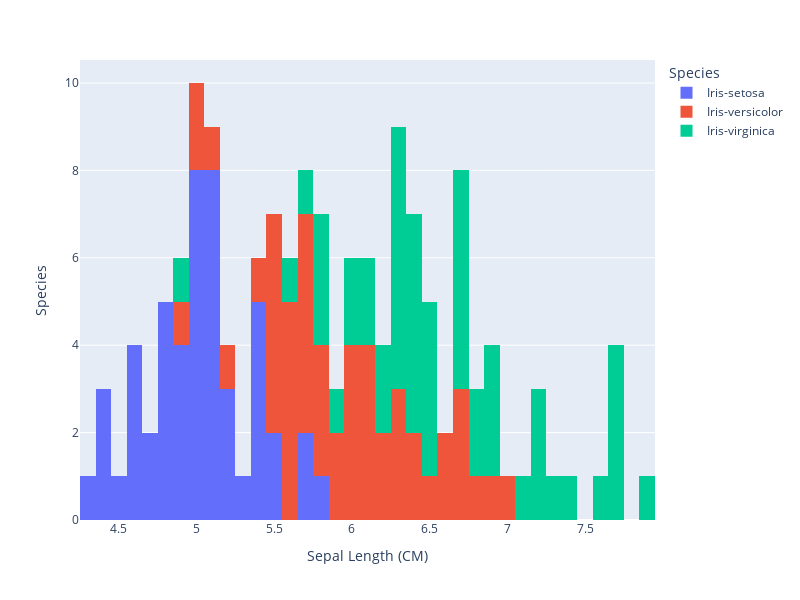

Notebook source saved alongside this figure:
### Code cell
fig = px.histogram(data_frame=df, x='SepalLengthCm',color='Species', nbins=50,width=800, height=600).update_layout(xaxis_title="Sepal Length (CM)", yaxis_title="Species")
fig.show()

### Figure 1 — Plotly figure (JSON) as saved in the notebook; plotly's stock layout.template omitted (floating-point values rounded to 4 significant figures)
{"data": [{"alignmentgroup": "True", "bingroup": "x", "hovertemplate": "Species=Iris-setosa<br>SepalLengthCm=%{x}<br>count=%{y}<extra></extra>", "legendgroup": "Iris-setosa", "marker": {"color": "#636efa", "pattern": {"shape": ""}}, "name": "Iris-setosa", "nbinsx": 50, "offsetgroup": "Iris-setosa", "orientation": "v", "showlegend": true, "type": "histogram", "x": [5.1, 4.9, 4.7, 4.6, 5, 5.4, 4.6, 5, 4.4, 4.9, 5.4, 4.8, 4.8, 4.3, 5.8, 5.7, 5.4, 5.1, 5.7, 5.1, 5.4, 5.1, 4.6, 5.1, 4.8, 5, 5, 5.2, 5.2, 4.7, 4.8, 5.4, 5.2, 5.5, 4.9, 5, 5.5, 4.9, 4.4, 5.1, 5, 4.5, 4.4, 5, 5.1, 4.8, 5.1, 4.6, 5.3, 5], "xaxis": "x", "yaxis": "y"}, {"alignmentgroup": "True", "bingroup": "x", "hovertemplate": "Species=Iris-versicolor<br>SepalLengthCm=%{x}<br>count=%{y}<extra></extra>", "legendgroup": "Iris-versicolor", "marker": {"color": "#EF553B", "pattern": {"shape": ""}}, "name": "Iris-versicolor", "nbinsx": 50, "offsetgroup": "Iris-versicolor", "orientation": "v", "showlegend": true, "type": "histogram", "x": [7, 6.4, 6.9, 5.5, 6.5, 5.7, 6.3, 4.9, 6.6, 5.2, 5, 5.9, 6, 6.1, 5.6, 6.7, 5.6, 5.8, 6.2, 5.6, 5.9, 6.1, 6.3, 6.1, 6.4, 6.6, 6.8, 6.7, 6, 5.7, 5.5, 5.5, 5.8, 6, 5.4, 6, 6.7, 6.3, 5.6, 5.5, 5.5, 6.1, 5.8, 5, 5.6, 5.7, 5.7, 6.2, 5.1, 5.7], "xaxis": "x", "yaxis": "y"}, {"alignmentgroup": "True", "bingroup": "x", "hovertemplate": "Species=Iris-virginica<br>SepalLengthCm=%{x}<br>count=%{y}<extra></extra>", "legendgroup": "Iris-virginica", "marker": {"color": "#00cc96", "pattern": {"shape": ""}}, "name": "Iris-virginica", "nbinsx": 50, "offsetgroup": "Iris-virginica", "orientation": "v", "showlegend": true, "type": "histogram", "x": [6.3, 5.8, 7.1, 6.3, 6.5, 7.6, 4.9, 7.3, 6.7, 7.2, 6.5, 6.4, 6.8, 5.7, 5.8, 6.4, 6.5, 7.7, 7.7, 6, 6.9, 5.6, 7.7, 6.3, 6.7, 7.2, 6.2, 6.1, 6.4, 7.2, 7.4, 7.9, 6.4, 6.3, 6.1, 7.7, 6.3, 6.4, 6, 6.9, 6.7, 6.9, 5.8, 6.8, 6.7, 6.7, 6.3, 6.5, 6.2, 5.9], "xaxis": "x", "yaxis": "y"}], "layout": {"barmode": "relative", "height": 600, "legend": {"title": {"text": "Species"}, "tracegroupgap": 0}, "margin": {"t": 60}, "width": 800, "xaxis": {"anchor": "y", "domain": [0, 1], "title": {"text": "Sepal Length (CM)"}}, "yaxis": {"anchor": "x", "domain": [0, 1], "title": {"text": "Species"}}}}
